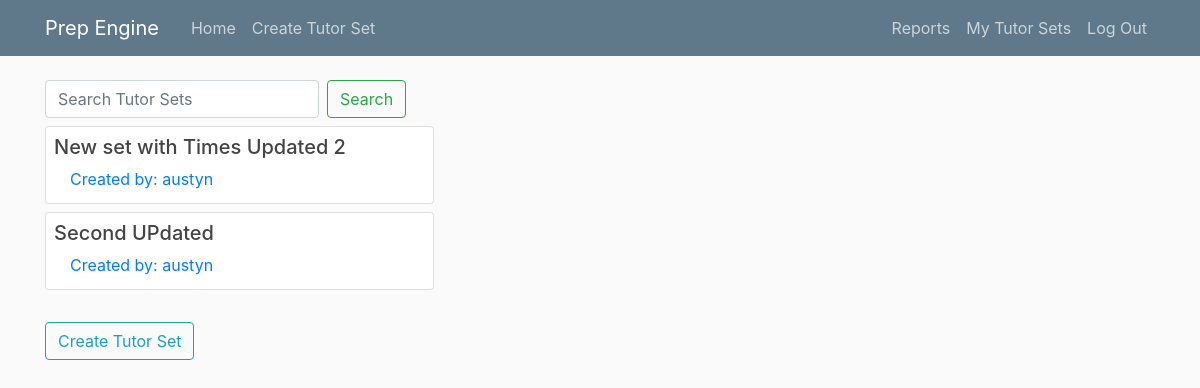
The app's page /home/ (signed in) with its own data.
### tutor_sets/models.py (models this page shows, shortened)
class TutorSet(models.Model):
    title = models.CharField(max_length=100)
    description = models.TextField(blank=True, null=True)
    author = models.ForeignKey(User, on_delete=models.CASCADE)
    date_created = models.DateTimeField(auto_now_add=True)
    date_updated = models.DateTimeField(auto_now=True)

### home/views.py (the view)
# urls.py: path('', TutorSetListView.as_view(), name='engine-home'),
class TutorSetListView(ListView):
    model = TutorSet
    template_name = 'home/home.html'
    context_object_name = 'tutorSets'
    paginate_by = 5
    def get_queryset(self):
        if 'search' in self.request.GET:
            search_term = self.request.GET['search']
            return TutorSet.objects.filter(
                            Q(title__icontains=search_term)|
                            Q(author__username__icontains=search_term)|
                            Q(description__icontains=search_term))
        return TutorSet.objects.all()

### home/templates/home/home.html (shortened to what this page needs)
{% extends "home/base.html" %}
{% block content %}
    {% if tutorSets and user.is_authenticated %}
    <form class="form-inline my-2 my-lg-0">
      <input
          class="form-control mr-sm-2 "
          type="search"
          placeholder="Search Tutor Sets"
          aria-label="Search"
          name="search">
      <button class="btn btn-outline-success my-2 my-sm-0 " type="submit">Search</button>
    </form>
    {% endif %}
    {% if user.is_authenticated %}
        {% for tutorSet in tutorSets %}
        <a style="text-decoration: none" href="{% url 'tutorSet-detail' tutorSet.pk %}">
            <div class="card mt-2 mb-2" style="width: 35%">
                <h5 class="card-title m-2">{{ tutorSet.title }}</h5>
                <p class="card-title ml-4">
                    Created by:
                    <a style="display: inline-block" href="{% url 'creator-profile' creator_pk=tutorSet.author.id %}">{{ tutorSet.author.username }}</a>
                </p>
            </div>
        </a>
        {% endfor %}
        <div>
            <a class="btn btn-outline-info mb-4 mt-4" href="{% url 'tutorSet-create' %}">Create Tutor Set</a>
        </div>
    {% endif %}
{% endblock %}

### home/static/home/main.css (style rules this page uses)
body { background: #fafafa; color: #333333; margin-top: 5rem; }
h1, h2, h3, h4, h5, h6 { color: #444444; }

### records on screen
TutorSet: title "New set with Times Updated 2", author.username "austyn"
TutorSet: title "Second UPdated", author.username "austyn"
